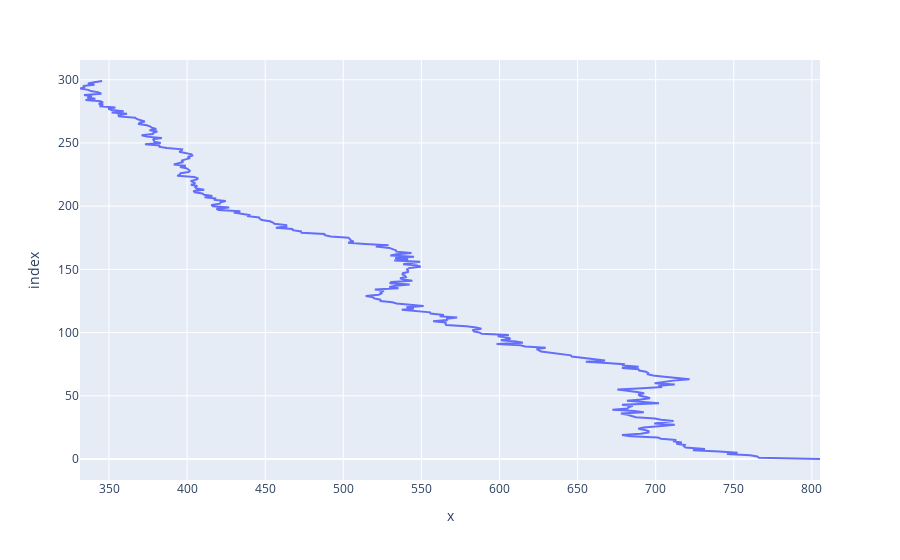

Notebook cell for this chart:
### Code cell
I_selected_ROI = profiles_I_DD[1]
SD_selected_ROI = profiles_SD_DD[1]

time_line = np.linspace(0, I_selected_ROI.shape[0]*1, \
                        num=I_selected_ROI.shape[0])

px.line(time_line, I_selected_ROI)

### Figure 1 — Plotly figure (JSON) as saved in the notebook; plotly's stock layout.template omitted (floating-point values rounded to 4 significant figures; data arrays with more than 128 entries replaced by an {"elided": "..."} marker saying what was removed)
{"data": [{"hovertemplate": "x=%{x}<br>index=%{y}<extra></extra>", "legendgroup": "", "line": {"color": "#636efa", "dash": "solid"}, "marker": {"symbol": "circle"}, "mode": "lines", "name": "", "orientation": "h", "showlegend": false, "type": "scatter", "x": {"elided": "300 float values"}, "xaxis": "x", "y": {"elided": "300 int values"}, "yaxis": "y"}], "layout": {"legend": {"tracegroupgap": 0}, "margin": {"t": 60}, "xaxis": {"anchor": "y", "domain": [0, 1], "title": {"text": "x"}}, "yaxis": {"anchor": "x", "domain": [0, 1], "title": {"text": "index"}}}}
